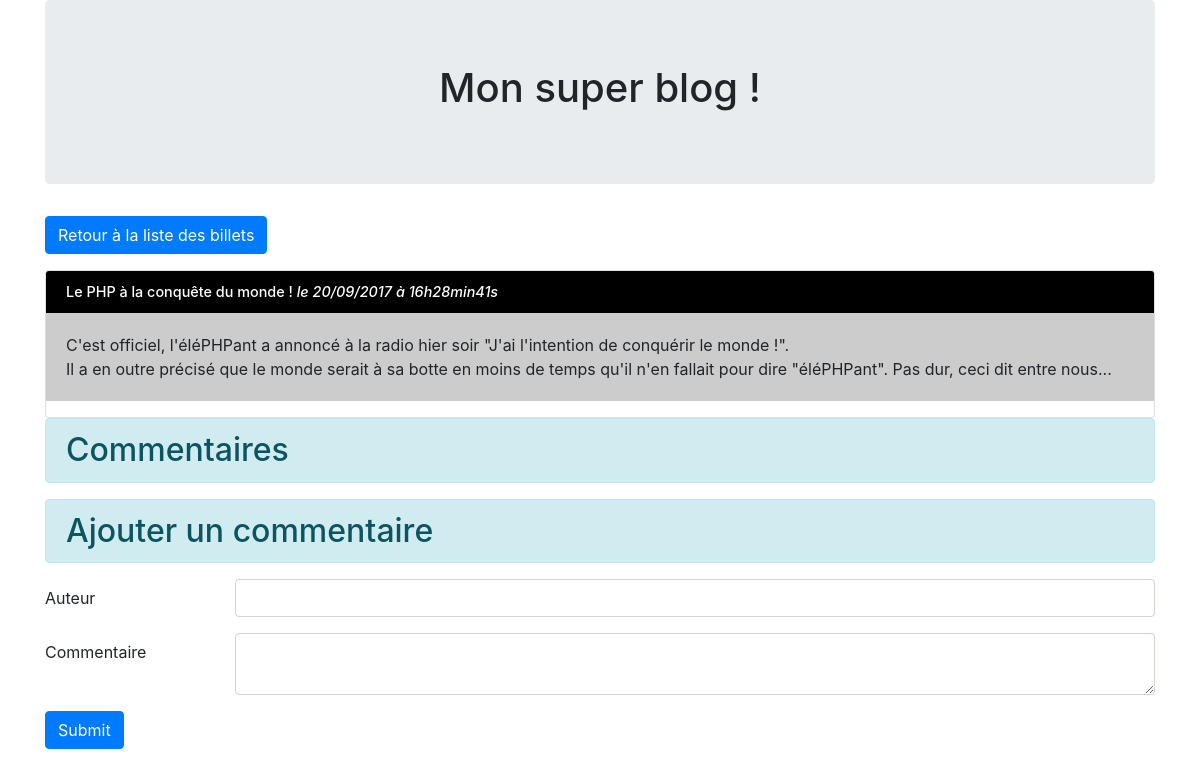
Page /index.php?action=post&id=2 on the committed database.
### tables this page shows
CREATE TABLE `posts` (
  `id` int(11) NOT NULL,
  `title` varchar(255) NOT NULL,
  `content` text NOT NULL,
  `creation_date` datetime NOT NULL
);

### controler/frontend.php (called while the page is built, shortened)
<?php
require_once('model/PostManager.php');
function post()
{
    $postManager = new \OpenClassrooms\Blog\Model\PostManager();
    $post = $postManager->getPost($_GET['id']);
    require('view/frontend/postView.php');
}

### model/PostManager.php (called while the page is built, shortened)
<?php
class PostManager extends Manager
{
    public function getPost($postId)
    {
        $db = $this->dbConnect();
        $req = $db->prepare('SELECT id, title, content, DATE_FORMAT(creation_date, \'%d/%m/%Y à %Hh%imin%ss\') AS creation_date_fr FROM posts WHERE id = ?');
        $req->execute(array($postId));
        $post = $req->fetch();
        return $post;
    }
}

### view/frontend/postView.php (the view, shortened to what this page needs)
<div class="jumbotron">
    <h1 class="text-center">Mon super blog !</h1>
</div>
<p><a class="btn btn-primary" href="index.php">Retour à la liste des billets</a></p>
<div class="card">
    <h3 class="card-header">
        <?= htmlspecialchars($post['title']) ?>
        <em>le <?= $post['creation_date_fr'] ?></em>
    </h3>
    <p class="card-body">
        <?= nl2br(htmlspecialchars($post['content'])) ?>
    </p>
</div>
<h2 class="alert alert-info">Commentaires</h2>
<h2 class="alert alert-info">Ajouter un commentaire</h2>
<form action="index.php?action=addComment&amp;id=<?= $post['id'] ?>" method="post">
    <div class="form-group row">
        <label for="author" class="col-sm-2 col-form-label">Auteur</label>
        <div class="col-sm-10">
            <input type="text" id="author" name="author" class="form-control" />
        </div>
    </div>
    <div class="form-group row">
        <label for="comment" class="col-sm-2 col-form-label">Commentaire</label><br />
        <div class="col-sm-10">
            <textarea id="comment" name="comment" class="form-control"></textarea>
        </div>
    </div>
    <div>
        <input type="submit" class="btn btn-primary" />
    </div>
</form>
<?php require('template.php'); ?>

### public/css/style.css (style rules this page uses)
.card-header { background-color: black !important; color: white !important; font-size: 0.9em !important; }
.card-body { background-color: #CCCCCC; }

### rows in the picture
posts: title "Le PHP à la conquête du monde !", content "C'est officiel, l'éléPHPant a annoncé à la radio hier soir \"J'ai l'intention de conquérir le monde !\". Il a en outre précisé que le monde serait à sa botte en moins de temps qu'il n'en fallait pour dire \"éléPHPant\". Pas dur, ceci dit entre nous..."

### other values in the picture
$post['creation_date_fr'] "20/09/2017 à 16h28min41s"
